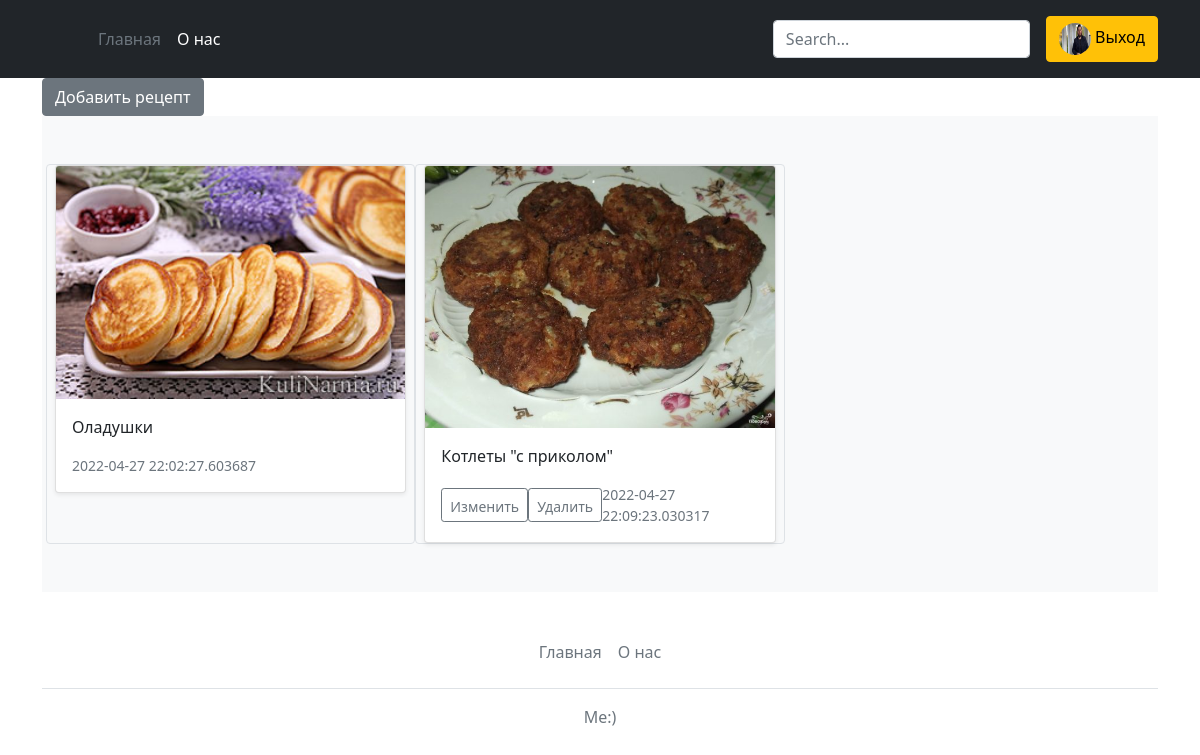
The page / (signed in) on the database its author committed.
### data/users.py (models this page shows, shortened)
class User(SqlAlchemyBase, UserMixin, SerializerMixin):
    __tablename__ = 'users'
    id = sqlalchemy.Column(sqlalchemy.Integer,
                           primary_key=True, autoincrement=True)
    name = sqlalchemy.Column(sqlalchemy.String, nullable=True, unique=True)
    about = sqlalchemy.Column(sqlalchemy.String, nullable=True)
    email = sqlalchemy.Column(sqlalchemy.String,
                              index=True, unique=True, nullable=True)
    hashed_password = sqlalchemy.Column(sqlalchemy.String, nullable=True)
    created_date = sqlalchemy.Column(sqlalchemy.DateTime,
                                     default=datetime.datetime.now)
    logo = sqlalchemy.Column(sqlalchemy.String)
    recipes = orm.relation("News", back_populates='user')

### data/news.py (models this page shows)
class News(SqlAlchemyBase, SerializerMixin):
    __tablename__ = 'news'
    id = sqlalchemy.Column(sqlalchemy.Integer,
                           primary_key=True, autoincrement=True)
    title = sqlalchemy.Column(sqlalchemy.String, nullable=True)
    content = sqlalchemy.Column(sqlalchemy.String, nullable=True)
    show_cont = sqlalchemy.Column(sqlalchemy.String, nullable=True)
    created_date = sqlalchemy.Column(sqlalchemy.DateTime,
                                     default=datetime.datetime.now)
    is_private = sqlalchemy.Column(sqlalchemy.Boolean, default=True)
    log = sqlalchemy.Column(sqlalchemy.String, nullable=True)
    imgs = sqlalchemy.Column(sqlalchemy.String, nullable=True)
    ingr = sqlalchemy.Column(sqlalchemy.String, nullable=True)
    user_id = sqlalchemy.Column(sqlalchemy.Integer,
                                sqlalchemy.ForeignKey("users.id"))
    user = orm.relation('User')
    categories = orm.relation("Category",
                              secondary="association",
                              backref="news")

### main.py (the view)
@app.route("/", methods=['GET', 'POST'])
def index():
    searchword = request.args.get('search')
    print(searchword)
    db_sess = db_session.create_session()
    if current_user.is_authenticated:
        if searchword:
            print(1)
            news = db_sess.query(News).filter(
                (News.user == current_user) | (News.is_private != True), News.title.like(f'%{searchword}%'))
        else:
            news = db_sess.query(News).filter(
                (News.user == current_user) | (News.is_private != True))
    else:
        if searchword:
            news = db_sess.query(News).filter((News.is_private != True), News.title.like(f'%{searchword}%'))
        else:
            news = db_sess.query(News).filter(News.is_private != True)
    return render_template("index.html", news=news)

### data/db_session.py (called while the page is built)
def create_session() -> Session:
    global __factory
    return __factory()

### main.py (called while the page is built)
@login_manager.user_loader
def load_user(user_id):
    db_sess = db_session.create_session()
    return db_sess.query(User).get(user_id)

### templates/index.html
{% extends "base.html" %}
{% block content %}
{% if current_user.is_authenticated %}
            <a href="news" class="btn btn-secondary">Добавить рецепт</a>
        {% endif %}
    <div class="album py-5 bg-light">
        <div class="container">
            <div class="row row-cols-1 row-cols-sm-2 row-cols-md-3 g-3">
                {% for item in news%}
                <div class="col-md6 border rounded">
                    <div class="col">
                        <div class="card shadow-sm">
                            <a href='recipe/{{item.id}}'><img class="card-img-top" src={{item.log}} alt="Card image cap"></a>
                                <div class="card-body">
                                <p class="card-text"><font style="vertical-align: inherit;"><font
                                        style="vertical-align: inherit;">{{item.show_cont}}</font></font></p>
                                <div class="d-flex justify-content-between align-items-center">
                                    {% if current_user == item.user %}
                                    <div class="btn-group">
                                        <a href="/news/{{item.id}}"><button type="button" class="btn btn-sm btn-outline-secondary"><font
                                                style="vertical-align: inherit;"><font style="vertical-align: inherit;">Изменить</font></font>
                                        </button></a>
                                        <a href="/news_delete/{{item.id}}"><button type="button" class="btn btn-sm btn-outline-secondary"><font
                                                style="vertical-align: inherit;"><font style="vertical-align: inherit;">Удалить</font></font>
                                        </button></a>
                                    </div>
                                    {% endif %}
                                    <small class="text-muted"><font style="vertical-align: inherit;"><font
                                            style="vertical-align: inherit;">{{item.created_date}}</font></font></small>
                                </div>
                            </div>
                        </div>
                    </div>
                </div>
                    {% endfor %}
            </div>
        </div>
    </div>
{% endblock %}

### templates/base.html (shortened to what this page needs)
<!doctype html>
<html lang="en">
<head>
    <link href="{{ url_for('static', filename='css/bootstrap.min.css') }}" rel="stylesheet">
</head>
<body>
<header class="p-3 bg-dark text-white">
    <div class="container">
        <div class="d-flex flex-wrap align-items-center justify-content-center justify-content-lg-start">
            <a href="/" class="d-flex align-items-center mb-2 mb-lg-0 text-white text-decoration-none">
                <svg class="bi me-2" width="40" height="32" role="img" aria-label="Bootstrap">
                    <use xlink:href="#bootstrap"/>
                </svg>
            </a>
            <ul class="nav col-12 col-lg-auto me-lg-auto mb-2 justify-content-center mb-md-0">
                <li><a href="/" class="nav-link px-2 text-secondary">Главная</a></li>
                <li><a href="/about" class="nav-link px-2 text-white">О нас</a></li>
            </ul>
            <form class="col-12 col-lg-auto mb-3 mb-lg-0 me-lg-3">
                <form action="../search/">
                    <div class="input-group form-outline">
                            <input type="text" id="form1" name="search" placeholder="Search..." class="form-control"/>
                    </div>
                </form>
            </form>
            <div class="text-end">
                {% if current_user.is_authenticated %}
                <a class="btn btn-warning" href="/logout">
                    <img src="/{{ current_user.logo }}" alt="{{ current_user.name }}" width="32" height="32"
                         class="rounded-circle">
                    Выход</a>
                {% else %}
                <a class="btn btn-warning" href="/register">Зарегистрироваться</a>
                <a class="btn btn-outline-light me-2" href="/login">Войти</a>
                {% endif %}
            </div>
        </div>
    </div>
</header>
<main role="main" class="container">
    {% block content %}{% endblock %}
</main>
<div class="container">
    <footer class="py-3 my-4">
        <ul class="nav justify-content-center border-bottom pb-3 mb-3">
            <li class="nav-item"><a href="/" class="nav-link px-2 text-muted">Главная</a></li>
            <li class="nav-item"><a href="/about" class="nav-link px-2 text-muted">О нас</a></li>
        </ul>
        <p class="text-center text-muted">Me:)</p>
    </footer>
</div>
</body>
</html>

### rows shown on the page
User: logo (picture)
News: log (picture), show_cont "Оладушки", created_date "2022-04-27 22:02:27.603687"
News: log (picture), show_cont "Котлеты \"с приколом\"", created_date "2022-04-27 22:09:23.030317"
